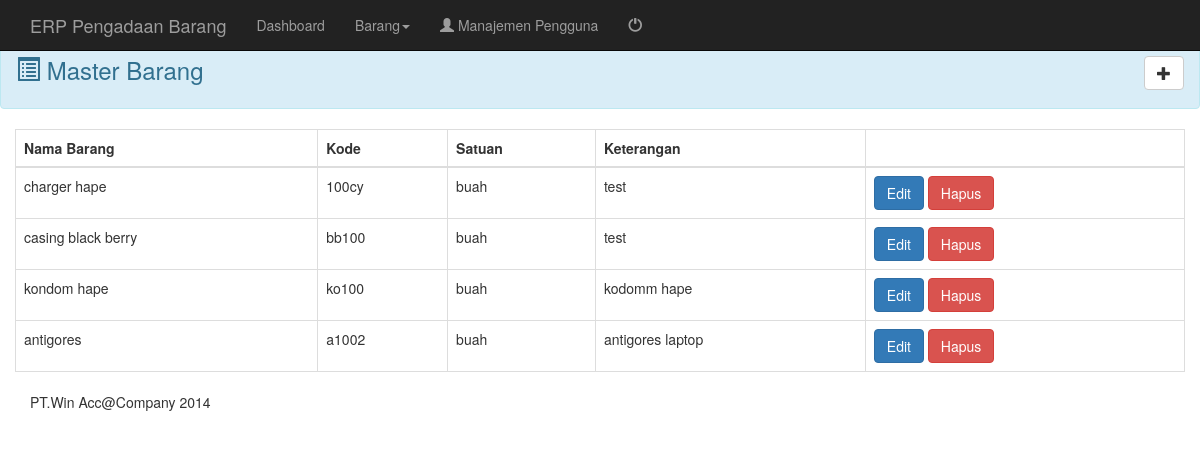
Page /View/mstbrg.php (signed in) on the committed database.
### tables this page shows
CREATE TABLE `masterbarang` (
  `Id` int(11) NOT NULL AUTO_INCREMENT,
  `kode_barang` varchar(5) NOT NULL,
  `nama_barang` varchar(255) NOT NULL,
  `satuan` varchar(50) DEFAULT 'buah',
  `keterangan` text,
  PRIMARY KEY (`Id`)
);

### View/mstbrg.php (the view, shortened to what this page needs)
<?php
require("layout/header.php");
?>
<body>
<?php include('layout/navigation.php'); ?>
	<br/>
   <div class="alert alert-info">
  <h3><i class="glyphicon glyphicon-list-alt"></i> Master Barang
  <a href="tambahjenis.php" class="btn btn-default pull-right"
  data-toggle="tooltip" data-placement="left" title="Tambah">
	<i class="glyphicon glyphicon-plus"></i>
  </a>
  </h3>
    </div>
	<?php
	require("../Model/config.php");
	$queryselect = mysqli_query($connection,"select * from masterbarang" );
	?>
	<div class="container">
      <div class="row">
        <table class="table table-bordered">
		<thead>
		<tr>
			<th>
				Nama Barang
			</th>
			<th>
				Kode
			</th>
			<th>
				Satuan
			</th>
			<th>
				Keterangan
			</th>
			<th>
			</th>
		</tr>
		</thead>
		<tbody>
		<?php
		if(mysqli_num_rows($queryselect)==0){
			?>
			<tr><td colspan="5"><center>Data Kosong</center></td></tr>
			<?php
		}else{
			while($data=mysqli_fetch_array($queryselect)){
		?>
		<tr>
		<td>
		<?php print $data['nama_barang']; ?>
		</td>
		<td>
		<?php print $data['kode_barang']; ?>
		</td>
		<td>
		<?php print $data['satuan']; ?>
		</td>
		<td>
		<?php print $data['keterangan']; ?>
		</td>
		<td>
		<a class="btn btn-primary" href="../View/tambahjenis.php?id=<?php print $data[0]; ?>">Edit</a> <a class="btn btn-danger" href="../Controller/HapusMstBrg.php?id='<?php print $data[0]; ?>'" onclick="return confirm('Yakin?')">Hapus</a>
		</td>
		</tr>
		<?php
		}
		}
		?>
		</tbody>
		</table>
      </div>
    <footer>
        <p> PT.Win Acc@Company 2014</p>
      </footer>
    </div>
</body>
</html>

### rows in the picture
masterbarang: nama_barang "charger hape", kode_barang "100cy", satuan "buah", keterangan "test"
masterbarang: nama_barang "casing black berry", kode_barang "bb100", satuan "buah", keterangan "test"
masterbarang: nama_barang "kondom hape", kode_barang "ko100", satuan "buah", keterangan "kodomm hape"
masterbarang: nama_barang "antigores", kode_barang "a1002", satuan "buah", keterangan "antigores laptop"
